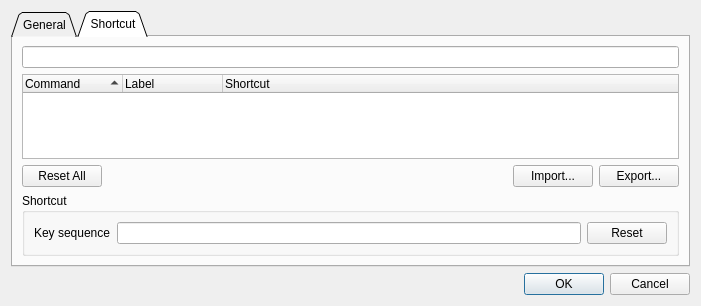
<?xml version="1.0" encoding="UTF-8"?>
<ui version="4.0">
 <class>EditorConfig</class>
 <widget class="QDialog" name="EditorConfig">
  <property name="geometry">
   <rect>
    <x>0</x>
    <y>0</y>
    <width>701</width>
    <height>306</height>
   </rect>
  </property>
  <property name="windowTitle">
   <string>Form</string>
  </property>
  <layout class="QGridLayout" name="gridLayout">
   <item row="1" column="0">
    <widget class="QTabWidget" name="settingsTabWidget">
     <property name="tabShape">
      <enum>QTabWidget::Triangular</enum>
     </property>
     <property name="currentIndex">
      <number>1</number>
     </property>
     <property name="tabsClosable">
      <bool>false</bool>
     </property>
     <widget class="QWidget" name="general">
      <attribute name="title">
       <string>General</string>
      </attribute>
      <layout class="QGridLayout" name="gridLayout_3">
       <item row="0" column="0">
        <layout class="QVBoxLayout" name="verticalLayout_2">
         <item>
          <widget class="QGroupBox" name="groupBox_2">
           <property name="title">
            <string>User Interface</string>
           </property>
           <layout class="QGridLayout" name="gridLayout_2">
            <item row="0" column="0">
             <layout class="QVBoxLayout" name="verticalLayout">
              <item>
               <layout class="QHBoxLayout" name="horizontalLayout_4">
                <item>
                 <widget class="QLabel" name="colorLabel">
                  <property name="text">
                   <string>Color</string>
                  </property>
                 </widget>
                </item>
                <item>
                 <layout class="QHBoxLayout" name="horizontalLayout_3">
                  <item>
                   <widget class="QPushButton" name="pushButton">
                    <property name="text">
                     <string/>
                    </property>
                   </widget>
                  </item>
                  <item>
                   <widget class="QPushButton" name="resetbutton">
                    <property name="text">
                     <string>Reset</string>
                    </property>
                   </widget>
                  </item>
                 </layout>
                </item>
               </layout>
              </item>
              <item>
               <layout class="QHBoxLayout" name="horizontalLayout_5">
                <item>
                 <widget class="QLabel" name="langLabel">
                  <property name="text">
                   <string>Language</string>
                  </property>
                 </widget>
                </item>
                <item>
                 <widget class="QComboBox" name="langComboBox">
                  <item>
                   <property name="text">
                    <string>English</string>
                   </property>
                  </item>
                  <item>
                   <property name="text">
                    <string>简体中文</string>
                   </property>
                  </item>
                  <item>
                   <property name="text">
                    <string>繁体中文</string>
                   </property>
                  </item>
                 </widget>
                </item>
               </layout>
              </item>
             </layout>
            </item>
           </layout>
          </widget>
         </item>
         <item>
          <widget class="QGroupBox" name="groupBox_3">
           <property name="title">
            <string>System</string>
           </property>
          </widget>
         </item>
         <item>
          <spacer name="verticalSpacer">
           <property name="orientation">
            <enum>Qt::Vertical</enum>
           </property>
           <property name="sizeHint" stdset="0">
            <size>
             <width>20</width>
             <height>40</height>
            </size>
           </property>
          </spacer>
         </item>
        </layout>
       </item>
      </layout>
     </widget>
     <widget class="QWidget" name="shortcut">
      <attribute name="title">
       <string>Shortcut</string>
      </attribute>
      <layout class="QGridLayout" name="gridLayout_6">
       <item row="0" column="0">
        <widget class="Utils::FilterLineEdit" name="lineEdit_2"/>
       </item>
       <item row="1" column="0">
        <widget class="QTreeWidget" name="commandList">
         <property name="uniformRowHeights">
          <bool>true</bool>
         </property>
         <property name="sortingEnabled">
          <bool>true</bool>
         </property>
         <property name="columnCount">
          <number>3</number>
         </property>
         <attribute name="headerCascadingSectionResizes">
          <bool>false</bool>
         </attribute>
         <attribute name="headerShowSortIndicator" stdset="0">
          <bool>true</bool>
         </attribute>
         <column>
          <property name="text">
           <string notr="true">Command</string>
          </property>
         </column>
         <column>
          <property name="text">
           <string notr="true">Label</string>
          </property>
         </column>
         <column>
          <property name="text">
           <string notr="true">Shortcut</string>
          </property>
         </column>
        </widget>
       </item>
       <item row="2" column="0">
        <layout class="QHBoxLayout" name="horizontalLayout">
         <item>
          <widget class="QPushButton" name="pushButton_2">
           <property name="text">
            <string>Reset All</string>
           </property>
          </widget>
         </item>
         <item>
          <spacer name="horizontalSpacer">
           <property name="orientation">
            <enum>Qt::Horizontal</enum>
           </property>
           <property name="sizeHint" stdset="0">
            <size>
             <width>40</width>
             <height>20</height>
            </size>
           </property>
          </spacer>
         </item>
         <item>
          <widget class="QPushButton" name="pushButton_3">
           <property name="text">
            <string>Import...</string>
           </property>
          </widget>
         </item>
         <item>
          <widget class="QPushButton" name="pushButton_4">
           <property name="text">
            <string>Export...</string>
           </property>
          </widget>
         </item>
        </layout>
       </item>
       <item row="3" column="0">
        <widget class="QGroupBox" name="groupBox">
         <property name="title">
          <string>Shortcut</string>
         </property>
         <layout class="QGridLayout" name="gridLayout_5">
          <item row="0" column="0">
           <layout class="QHBoxLayout" name="horizontalLayout_2">
            <item>
             <widget class="QLabel" name="label">
              <property name="text">
               <string>Key sequence</string>
              </property>
             </widget>
            </item>
            <item>
             <widget class="Utils::FilterLineEdit" name="keySequence"/>
            </item>
            <item>
             <widget class="QPushButton" name="resetButton">
              <property name="text">
               <string>Reset</string>
              </property>
             </widget>
            </item>
           </layout>
          </item>
         </layout>
        </widget>
       </item>
      </layout>
     </widget>
    </widget>
   </item>
   <item row="2" column="0">
    <widget class="QDialogButtonBox" name="buttonBox">
     <property name="standardButtons">
      <set>QDialogButtonBox::Cancel|QDialogButtonBox::Ok</set>
     </property>
    </widget>
   </item>
  </layout>
 </widget>
 <customwidgets>
  <customwidget>
   <class>Utils::FilterLineEdit</class>
   <extends>QLineEdit</extends>
   <header>utils/filterlineedit.h</header>
  </customwidget>
 </customwidgets>
 <resources/>
 <connections/>
</ui>
